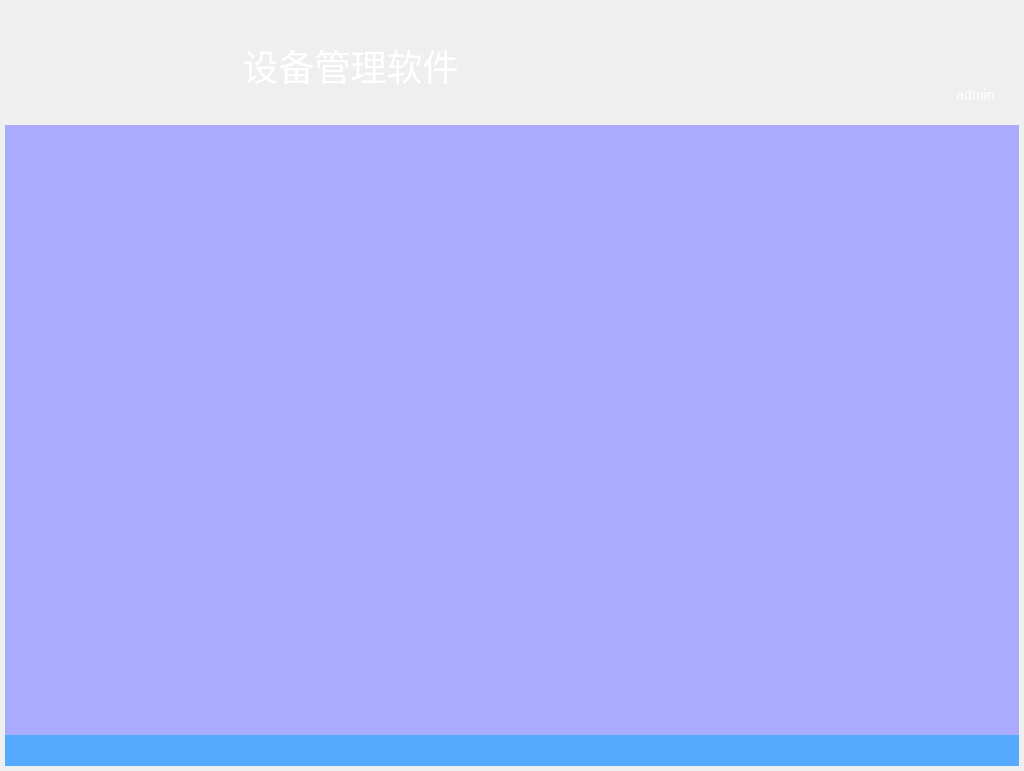
<?xml version="1.0" encoding="UTF-8"?>
<ui version="4.0">
 <class>DeviceManagerClass</class>
 <widget class="QMainWindow" name="DeviceManagerClass">
  <property name="geometry">
   <rect>
    <x>0</x>
    <y>0</y>
    <width>1024</width>
    <height>771</height>
   </rect>
  </property>
  <property name="windowTitle">
   <string>DeviceManager</string>
  </property>
  <widget class="QWidget" name="centralWidget">
   <layout class="QVBoxLayout" name="vl_UI">
    <property name="spacing">
     <number>0</number>
    </property>
    <property name="leftMargin">
     <number>5</number>
    </property>
    <property name="topMargin">
     <number>5</number>
    </property>
    <property name="rightMargin">
     <number>5</number>
    </property>
    <property name="bottomMargin">
     <number>5</number>
    </property>
    <item>
     <widget class="QWidget" name="top_wgt" native="true">
      <property name="minimumSize">
       <size>
        <width>1014</width>
        <height>120</height>
       </size>
      </property>
      <property name="maximumSize">
       <size>
        <width>16777215</width>
        <height>120</height>
       </size>
      </property>
      <property name="styleSheet">
       <string notr="true">border-image:url(&quot;:/DeviceManager/topbar&quot;)</string>
      </property>
      <layout class="QHBoxLayout" name="horizontalLayout">
       <property name="spacing">
        <number>0</number>
       </property>
       <property name="leftMargin">
        <number>0</number>
       </property>
       <property name="topMargin">
        <number>0</number>
       </property>
       <property name="rightMargin">
        <number>0</number>
       </property>
       <property name="bottomMargin">
        <number>0</number>
       </property>
       <item>
        <widget class="QWidget" name="widget" native="true">
         <property name="minimumSize">
          <size>
           <width>600</width>
           <height>0</height>
          </size>
         </property>
         <property name="autoFillBackground">
          <bool>false</bool>
         </property>
         <property name="styleSheet">
          <string notr="true">border-image:&quot;transpant&quot;</string>
         </property>
         <widget class="QLabel" name="title">
          <property name="geometry">
           <rect>
            <x>200</x>
            <y>40</y>
            <width>291</width>
            <height>41</height>
           </rect>
          </property>
          <property name="styleSheet">
           <string notr="true">border-image:&quot;transpant&quot;;font-size:36px;color:white</string>
          </property>
          <property name="text">
           <string>设备管理软件</string>
          </property>
          <property name="alignment">
           <set>Qt::AlignCenter</set>
          </property>
         </widget>
        </widget>
       </item>
       <item>
        <spacer name="horizontalSpacer">
         <property name="orientation">
          <enum>Qt::Horizontal</enum>
         </property>
         <property name="sizeHint" stdset="0">
          <size>
           <width>40</width>
           <height>20</height>
          </size>
         </property>
        </spacer>
       </item>
       <item>
        <widget class="QWidget" name="right_wgt" native="true">
         <property name="minimumSize">
          <size>
           <width>120</width>
           <height>80</height>
          </size>
         </property>
         <property name="maximumSize">
          <size>
           <width>16777215</width>
           <height>16777215</height>
          </size>
         </property>
         <property name="styleSheet">
          <string notr="true">border-image:&quot;transpant&quot;</string>
         </property>
         <layout class="QVBoxLayout" name="verticalLayout">
          <property name="spacing">
           <number>0</number>
          </property>
          <property name="leftMargin">
           <number>0</number>
          </property>
          <property name="topMargin">
           <number>0</number>
          </property>
          <property name="rightMargin">
           <number>0</number>
          </property>
          <property name="bottomMargin">
           <number>0</number>
          </property>
          <item>
           <widget class="QWidget" name="widget_2" native="true">
            <layout class="QVBoxLayout" name="verticalLayout_2">
             <property name="spacing">
              <number>0</number>
             </property>
             <property name="leftMargin">
              <number>0</number>
             </property>
             <property name="topMargin">
              <number>0</number>
             </property>
             <property name="rightMargin">
              <number>0</number>
             </property>
             <property name="bottomMargin">
              <number>0</number>
             </property>
             <item>
              <widget class="QWidget" name="widget_4" native="true">
               <layout class="QGridLayout" name="gridLayout">
                <item row="0" column="0">
                 <widget class="QWidget" name="widget_5" native="true"/>
                </item>
                <item row="0" column="2">
                 <widget class="QPushButton" name="pb_min">
                  <property name="minimumSize">
                   <size>
                    <width>30</width>
                    <height>30</height>
                   </size>
                  </property>
                  <property name="maximumSize">
                   <size>
                    <width>30</width>
                    <height>30</height>
                   </size>
                  </property>
                  <property name="cursor">
                   <cursorShape>PointingHandCursor</cursorShape>
                  </property>
                  <property name="toolTip">
                   <string>最小化</string>
                  </property>
                  <property name="styleSheet">
                   <string notr="true">QPushButton:hover{
	background-color:transparent;
	background-image:url(:/DeviceManager/images/最小化-悬浮.png);
    border:0px;}
QPushButton:pressed{
	background-color:transparent; 
    background-image: url(:/DeviceManager/images/最小化-点击.png);
    border:0px;}
QPushButton {
	background-color:transparent;
	background-image: url(:/DeviceManager/images/最小化-默认.png);
    border:0px;
}

</string>
                  </property>
                  <property name="text">
                   <string/>
                  </property>
                 </widget>
                </item>
                <item row="0" column="3">
                 <widget class="QPushButton" name="pb_close">
                  <property name="minimumSize">
                   <size>
                    <width>30</width>
                    <height>30</height>
                   </size>
                  </property>
                  <property name="maximumSize">
                   <size>
                    <width>30</width>
                    <height>30</height>
                   </size>
                  </property>
                  <property name="cursor">
                   <cursorShape>PointingHandCursor</cursorShape>
                  </property>
                  <property name="toolTip">
                   <string>关闭</string>
                  </property>
                  <property name="styleSheet">
                   <string notr="true">QPushButton:hover{
	background-color:transparent;
	background-image: url(:/DeviceManager/images/关闭-悬浮.png);
    border:0px;}
QPushButton:pressed{
	background-color:transparent; 
	background-image: url(:/DeviceManager/images/关闭-点击.png);
    border:0px;}
QPushButton {
	background-color:transparent;
	background-image: url(:/DeviceManager/images/关闭-默认.png);
    border:0px;
}

</string>
                  </property>
                  <property name="text">
                   <string/>
                  </property>
                 </widget>
                </item>
               </layout>
              </widget>
             </item>
             <item>
              <widget class="QWidget" name="widget_3" native="true">
               <layout class="QHBoxLayout" name="horizontalLayout_2">
                <item>
                 <widget class="QPushButton" name="pb_min_1">
                  <property name="minimumSize">
                   <size>
                    <width>30</width>
                    <height>30</height>
                   </size>
                  </property>
                  <property name="maximumSize">
                   <size>
                    <width>30</width>
                    <height>30</height>
                   </size>
                  </property>
                  <property name="cursor">
                   <cursorShape>PointingHandCursor</cursorShape>
                  </property>
                  <property name="toolTip">
                   <string>当前用户</string>
                  </property>
                  <property name="styleSheet">
                   <string notr="true">QPushButton {
	background-color:transparent;
	background-image: url(:/DeviceManager/images/用户1.png);
    border:0px;
}

</string>
                  </property>
                  <property name="text">
                   <string/>
                  </property>
                 </widget>
                </item>
                <item>
                 <widget class="QWidget" name="widget_6" native="true">
                  <property name="minimumSize">
                   <size>
                    <width>10</width>
                    <height>0</height>
                   </size>
                  </property>
                  <property name="maximumSize">
                   <size>
                    <width>10</width>
                    <height>16777215</height>
                   </size>
                  </property>
                 </widget>
                </item>
                <item>
                 <widget class="QLabel" name="lb_user">
                  <property name="styleSheet">
                   <string notr="true">color:white;font-size:14px;font-family:&quot;Microsoft Yahei&quot;
</string>
                  </property>
                  <property name="text">
                   <string>admin</string>
                  </property>
                  <property name="alignment">
                   <set>Qt::AlignCenter</set>
                  </property>
                 </widget>
                </item>
                <item>
                 <widget class="QLabel" name="label">
                  <property name="cursor">
                   <cursorShape>PointingHandCursor</cursorShape>
                  </property>
                  <property name="text">
                   <string/>
                  </property>
                  <property name="pixmap">
                   <pixmap resource="DeviceManager.qrc">:/DeviceManager/xiala</pixmap>
                  </property>
                 </widget>
                </item>
               </layout>
              </widget>
             </item>
            </layout>
           </widget>
          </item>
         </layout>
        </widget>
       </item>
      </layout>
     </widget>
    </item>
    <item>
     <widget class="QWidget" name="center_wgt" native="true">
      <property name="styleSheet">
       <string notr="true">background-color: rgb(170, 170, 255);</string>
      </property>
     </widget>
    </item>
    <item>
     <widget class="QWidget" name="top_wgt_2" native="true">
      <property name="minimumSize">
       <size>
        <width>1014</width>
        <height>31</height>
       </size>
      </property>
      <property name="maximumSize">
       <size>
        <width>16777215</width>
        <height>31</height>
       </size>
      </property>
      <property name="styleSheet">
       <string notr="true"> 
background-color: rgb(85, 170, 255);</string>
      </property>
      <widget class="QWidget" name="wgt_status_left" native="true">
       <property name="geometry">
        <rect>
         <x>0</x>
         <y>0</y>
         <width>790</width>
         <height>31</height>
        </rect>
       </property>
       <property name="minimumSize">
        <size>
         <width>790</width>
         <height>24</height>
        </size>
       </property>
       <widget class="QLabel" name="lb_flag_5">
        <property name="geometry">
         <rect>
          <x>10</x>
          <y>4</y>
          <width>24</width>
          <height>24</height>
         </rect>
        </property>
        <property name="styleSheet">
         <string notr="true"/>
        </property>
        <property name="text">
         <string/>
        </property>
        <property name="pixmap">
         <pixmap resource="DeviceManager.qrc">:/DeviceManager/images/icon_info.png</pixmap>
        </property>
       </widget>
      </widget>
     </widget>
    </item>
   </layout>
  </widget>
 </widget>
 <layoutdefault spacing="6" margin="11"/>
 <resources>
  <include location="DeviceManager.qrc"/>
 </resources>
 <connections/>
</ui>
